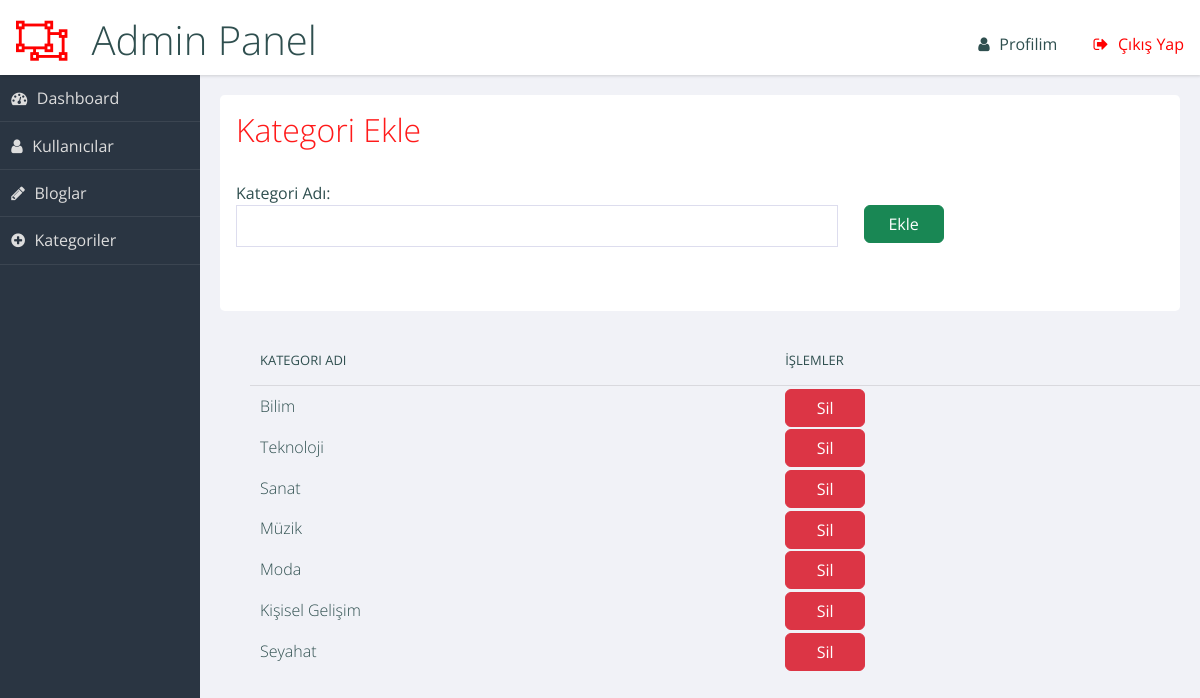
Page /admin/kategori_ekle.php on the committed database.
### tables this page shows
CREATE TABLE `kategori` (
  `kategori_id` int(11) NOT NULL,
  `kategori_ad` varchar(30) NOT NULL
);

### admin/kategori_ekle.php (the view, shortened to what this page needs)
<?php
include "admin-panel.php";
$host = "localhost";
$dbname = "blog-db";
$username = "root";
$password = "";
try {
    $db = new PDO("mysql:host=$host;dbname=$dbname;charset=utf8", $username, $password);
} catch (PDOException $e) {
    die("Veritabanı hatası: " . $e->getMessage());
}
$kategoriler_sorgusu = $db->query('SELECT * FROM kategori');
$kategoriler = $kategoriler_sorgusu->fetchAll(PDO::FETCH_ASSOC);
?>
<!DOCTYPE html>
<html lang="en">
<head>
    <link rel="stylesheet" href="https://cdnjs.cloudflare.com/ajax/libs/bootstrap/5.3.0/css/bootstrap.min.css" />
    <link rel="stylesheet" href="css/styles.css">
</head>
<body>
    <main role="main">
        <section class="panel important">
            <h2>Kategori Ekle</h2>
            <form action="kategori_ekle.php" method="POST">
                <div class="twothirds">
                    Kategori Adı:<br />
                    <input type="text" name="title" size="40" /><br /><br />
                </div>
                <div>
                    <button type="submit" style="width:80px;margin-top:40px;margin-left:10px;" class="btn btn-success">Ekle</button>
                </div>
            </form>
        </section>
    </main>
    <table>
    <thead>
        <tr>
            <th scope="col">Kategori Adı</th>
            <th scope="col">İşlemler</th>
        </tr>
    </thead>
    <tbody>
        <?php foreach ($kategoriler as $kategori) : ?>
            <tr>
                <td><?php echo $kategori['kategori_ad']; ?></td>
                <td>
                    <button type="button" style="width: 80px;" class="btn btn-danger" onclick="window.location.href='kategori_sil.php?id=<?php echo $kategori['kategori_id']; ?>'">Sil</button>
                </td>
            </tr>
        <?php endforeach; ?>
    </tbody>
</table>
</body>
</html>

### admin/css/styles.css (style rules this page uses)
html { box-sizing: border-box; }
*, *:before, *:after { box-sizing: inherit; }
body { background: #f1f2f7; font-family: "Open Sans", arial, sans-serif; color: darkslategray; }
.panel { background-color: white; color: darkslategray; -webkit-border-radius: 0.3rem; -moz-border-radius: 0.3rem; -ms-border-radius: 0.3rem; border-radius: 0.3rem; margin: 1%; }
.panel > h2, .panel > ul { margin: 1rem; }
h2, h3, h4 { font-weight: 300; margin: 0; }
h2 { color: #ff1a1a; }
form input, form textarea, form select { width: 100%; display: block; border: solid 1px #dde; padding: 0.5em; }
form input:after, form textarea:after, form select:after { content: ""; display: table; clear: both; }
table { border-collapse: collapse; width: 80%; margin: 2%; margin-left: 250px; }
th { text-align: left; font-weight: 400; font-size: 13px; text-transform: uppercase; border-bottom: 1px solid rgba(0, 0, 0, 0.1); padding: 0 10px; padding-bottom: 14px; }
td { line-height: 40px; font-weight: 300; padding: 0 10px; }
@media screen and (min-width: 600px) { html, body { height: 100%; } }
@media screen and (min-width: 600px) { main[role="main"] { margin: 75px 0 40px 200px; } }
@media screen and (min-width: 600px) { main[role="main"]:after { content: ""; display: table; clear: both; } }
@media screen and (min-width: 600px) { .panel { margin: 2% 0 0 2%; float: left; width: 96%; } }
@media screen and (min-width: 600px) { .panel:after { content: ""; display: table; clear: both; } }
@media screen and (min-width: 600px) { .box, .onethird, .twothirds { padding: 1rem; } }
@media screen and (min-width: 600px) { .twothirds { width: 66%; float: left; } }
@media screen and (min-width: 900px) { .panel { width: 47%; clear: none; } }
@media screen and (min-width: 900px) { .panel.important { width: 96%; } }

### rows in the picture
kategori: kategori_ad "Bilim"
kategori: kategori_ad "Teknoloji"
kategori: kategori_ad "Sanat"
kategori: kategori_ad "Müzik"
kategori: kategori_ad "Moda"
kategori: kategori_ad "Kişisel Gelişim"
kategori: kategori_ad "Seyahat"
